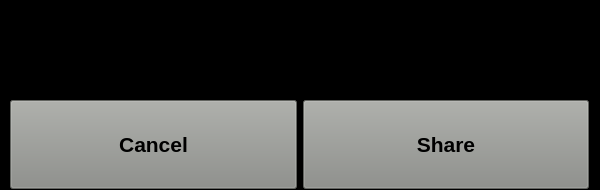
<?xml version="1.0" encoding="UTF-8"?>
<ui version="4.0">
 <class>InterWindow</class>
 <widget class="QWidget" name="InterWindow">
  <property name="geometry">
   <rect>
    <x>0</x>
    <y>0</y>
    <width>600</width>
    <height>190</height>
   </rect>
  </property>
  <property name="windowTitle">
   <string>Form</string>
  </property>
  <widget class="QStackedWidget" name="stackedWidget">
   <property name="geometry">
    <rect>
     <x>0</x>
     <y>0</y>
     <width>600</width>
     <height>190</height>
    </rect>
   </property>
   <property name="styleSheet">
    <string notr="true">background-color: rgb(0, 0, 0);</string>
   </property>
   <property name="currentIndex">
    <number>1</number>
   </property>
   <widget class="QWidget" name="main">
    <widget class="QWidget" name="horizontalLayoutWidget_2">
     <property name="geometry">
      <rect>
       <x>10</x>
       <y>100</y>
       <width>579</width>
       <height>89</height>
      </rect>
     </property>
     <layout class="QHBoxLayout" name="horizontalLayout_2">
      <property name="sizeConstraint">
       <enum>QLayout::SetDefaultConstraint</enum>
      </property>
      <item>
       <widget class="QPushButton" name="pb_img_filt">
        <property name="sizePolicy">
         <sizepolicy hsizetype="Minimum" vsizetype="MinimumExpanding">
          <horstretch>0</horstretch>
          <verstretch>0</verstretch>
         </sizepolicy>
        </property>
        <property name="minimumSize">
         <size>
          <width>0</width>
          <height>0</height>
         </size>
        </property>
        <property name="font">
         <font>
          <pointsize>16</pointsize>
          <bold>true</bold>
         </font>
        </property>
        <property name="toolTip">
         <string/>
        </property>
        <property name="layoutDirection">
         <enum>Qt::LeftToRight</enum>
        </property>
        <property name="styleSheet">
         <string notr="true">color: rgb(0, 0, 0);
background-color: rgb(136, 138, 133);
text-align: center center
/*border: 1px solid rgb(193, 125, 17) */
/*border-color: rgb(193, 125, 17);
border-radius: 5px
*/</string>
        </property>
        <property name="text">
         <string>Image
Filter</string>
        </property>
        <property name="icon">
         <iconset theme="3" resource="resources.qrc">
          <normaloff>:/resources/icons/imgfilt.png</normaloff>:/resources/icons/imgfilt.png</iconset>
        </property>
        <property name="iconSize">
         <size>
          <width>70</width>
          <height>70</height>
         </size>
        </property>
        <property name="default">
         <bool>false</bool>
        </property>
       </widget>
      </item>
      <item>
       <widget class="QPushButton" name="pb_take_pic">
        <property name="sizePolicy">
         <sizepolicy hsizetype="Minimum" vsizetype="MinimumExpanding">
          <horstretch>0</horstretch>
          <verstretch>0</verstretch>
         </sizepolicy>
        </property>
        <property name="minimumSize">
         <size>
          <width>0</width>
          <height>0</height>
         </size>
        </property>
        <property name="font">
         <font>
          <pointsize>16</pointsize>
          <bold>true</bold>
         </font>
        </property>
        <property name="toolTip">
         <string/>
        </property>
        <property name="layoutDirection">
         <enum>Qt::LeftToRight</enum>
        </property>
        <property name="styleSheet">
         <string notr="true">color: rgb(0, 0, 0);
background-color: rgb(136, 138, 133);
text-align: center center
/*border: 1px solid rgb(193, 125, 17) */
/*border-color: rgb(193, 125, 17);
border-radius: 5px
*/</string>
        </property>
        <property name="text">
         <string>Take
Pic</string>
        </property>
        <property name="icon">
         <iconset resource="resources.qrc">
          <normaloff>:/resources/icons/camera.png</normaloff>:/resources/icons/camera.png</iconset>
        </property>
        <property name="iconSize">
         <size>
          <width>70</width>
          <height>70</height>
         </size>
        </property>
        <property name="default">
         <bool>false</bool>
        </property>
       </widget>
      </item>
      <item>
       <widget class="QPushButton" name="pb_create_gif">
        <property name="sizePolicy">
         <sizepolicy hsizetype="Minimum" vsizetype="MinimumExpanding">
          <horstretch>0</horstretch>
          <verstretch>0</verstretch>
         </sizepolicy>
        </property>
        <property name="minimumSize">
         <size>
          <width>0</width>
          <height>0</height>
         </size>
        </property>
        <property name="font">
         <font>
          <pointsize>16</pointsize>
          <bold>true</bold>
         </font>
        </property>
        <property name="toolTip">
         <string/>
        </property>
        <property name="layoutDirection">
         <enum>Qt::LeftToRight</enum>
        </property>
        <property name="styleSheet">
         <string notr="true">color: rgb(0, 0, 0);
background-color: rgb(136, 138, 133);
text-align: center center
/*border: 1px solid rgb(193, 125, 17) */
/*border-color: rgb(193, 125, 17);
border-radius: 5px
*/</string>
        </property>
        <property name="text">
         <string>Create
GIF</string>
        </property>
        <property name="icon">
         <iconset resource="resources.qrc">
          <normaloff>:/resources/icons/gif.png</normaloff>:/resources/icons/gif.png</iconset>
        </property>
        <property name="iconSize">
         <size>
          <width>70</width>
          <height>70</height>
         </size>
        </property>
        <property name="default">
         <bool>false</bool>
        </property>
       </widget>
      </item>
     </layout>
    </widget>
    <widget class="QWidget" name="horizontalLayoutWidget_3">
     <property name="geometry">
      <rect>
       <x>10</x>
       <y>50</y>
       <width>581</width>
       <height>51</height>
      </rect>
     </property>
     <layout class="QHBoxLayout" name="horizontalLayout_3">
      <item>
       <widget class="QLabel" name="label">
        <property name="font">
         <font>
          <pointsize>14</pointsize>
          <bold>true</bold>
         </font>
        </property>
        <property name="text">
         <string>Choose: Hover over the option with:</string>
        </property>
       </widget>
      </item>
      <item>
       <widget class="QLabel" name="label_3">
        <property name="font">
         <font>
          <pointsize>14</pointsize>
          <bold>true</bold>
         </font>
        </property>
        <property name="autoFillBackground">
         <bool>false</bool>
        </property>
        <property name="styleSheet">
         <string notr="true">image: url(:/resources/icons/fist_inverted.png);
/*
background-color: rgb(186, 189, 182);
background-repeat: no-repeat; 
*/</string>
        </property>
        <property name="text">
         <string/>
        </property>
        <property name="alignment">
         <set>Qt::AlignCenter</set>
        </property>
       </widget>
      </item>
      <item>
       <widget class="QLabel" name="label_6">
        <property name="font">
         <font>
          <pointsize>14</pointsize>
          <bold>true</bold>
         </font>
        </property>
        <property name="text">
         <string/>
        </property>
       </widget>
      </item>
     </layout>
     <zorder>label_3</zorder>
     <zorder>label_6</zorder>
     <zorder>label</zorder>
    </widget>
    <widget class="QWidget" name="horizontalLayoutWidget_4">
     <property name="geometry">
      <rect>
       <x>10</x>
       <y>0</y>
       <width>581</width>
       <height>51</height>
      </rect>
     </property>
     <layout class="QHBoxLayout" name="horizontalLayout_4">
      <item>
       <widget class="QPushButton" name="pushButton">
        <property name="toolTip">
         <string>Dummy button to navigate to Normal mode view</string>
        </property>
        <property name="styleSheet">
         <string notr="true">color: rgb(255, 255, 255);
border: 1px solid rgb(193, 125, 17)
/*border-color: rgb(193, 125, 17);
border-radius: 5px
*/</string>
        </property>
        <property name="text">
         <string>Main</string>
        </property>
       </widget>
      </item>
      <item>
       <widget class="QLabel" name="label_2">
        <property name="font">
         <font>
          <pointsize>14</pointsize>
          <bold>true</bold>
         </font>
        </property>
        <property name="text">
         <string/>
        </property>
       </widget>
      </item>
      <item>
       <widget class="QLabel" name="label_4">
        <property name="font">
         <font>
          <pointsize>14</pointsize>
          <bold>true</bold>
         </font>
        </property>
        <property name="autoFillBackground">
         <bool>false</bool>
        </property>
        <property name="styleSheet">
         <string notr="true">/*image: url(:/resources/icons/finger_pointing_inverted.png); */
/*
background-color: rgb(186, 189, 182);
background-repeat: no-repeat; 
*/</string>
        </property>
        <property name="text">
         <string/>
        </property>
        <property name="alignment">
         <set>Qt::AlignCenter</set>
        </property>
       </widget>
      </item>
      <item>
       <widget class="QLabel" name="label_7">
        <property name="font">
         <font>
          <pointsize>14</pointsize>
          <bold>true</bold>
         </font>
        </property>
        <property name="text">
         <string/>
        </property>
       </widget>
      </item>
     </layout>
    </widget>
   </widget>
   <widget class="QWidget" name="pic_opts">
    <widget class="QWidget" name="horizontalLayoutWidget_5">
     <property name="geometry">
      <rect>
       <x>10</x>
       <y>50</y>
       <width>581</width>
       <height>51</height>
      </rect>
     </property>
     <layout class="QHBoxLayout" name="horizontalLayout_25">
      <item>
       <widget class="QLabel" name="label_37">
        <property name="font">
         <font>
          <pointsize>14</pointsize>
          <bold>true</bold>
         </font>
        </property>
        <property name="text">
         <string>Choose: Hover over the option with:</string>
        </property>
       </widget>
      </item>
      <item>
       <widget class="QLabel" name="label_38">
        <property name="font">
         <font>
          <pointsize>14</pointsize>
          <bold>true</bold>
         </font>
        </property>
        <property name="autoFillBackground">
         <bool>false</bool>
        </property>
        <property name="styleSheet">
         <string notr="true">image: url(:/resources/icons/fist_inverted.png);/*
background-color: rgb(186, 189, 182);
background-repeat: no-repeat; 
*/</string>
        </property>
        <property name="text">
         <string/>
        </property>
        <property name="alignment">
         <set>Qt::AlignCenter</set>
        </property>
       </widget>
      </item>
      <item>
       <widget class="QLabel" name="label_39">
        <property name="font">
         <font>
          <pointsize>14</pointsize>
          <bold>true</bold>
         </font>
        </property>
        <property name="text">
         <string/>
        </property>
       </widget>
      </item>
     </layout>
     <zorder>label_38</zorder>
     <zorder>label_39</zorder>
     <zorder>label_37</zorder>
    </widget>
    <widget class="QWidget" name="horizontalLayoutWidget_7">
     <property name="geometry">
      <rect>
       <x>10</x>
       <y>100</y>
       <width>579</width>
       <height>89</height>
      </rect>
     </property>
     <layout class="QHBoxLayout" name="horizontalLayout_27">
      <property name="sizeConstraint">
       <enum>QLayout::SetDefaultConstraint</enum>
      </property>
      <item>
       <widget class="QPushButton" name="pb_pic_cancel">
        <property name="sizePolicy">
         <sizepolicy hsizetype="Minimum" vsizetype="MinimumExpanding">
          <horstretch>0</horstretch>
          <verstretch>0</verstretch>
         </sizepolicy>
        </property>
        <property name="minimumSize">
         <size>
          <width>0</width>
          <height>0</height>
         </size>
        </property>
        <property name="font">
         <font>
          <pointsize>16</pointsize>
          <bold>true</bold>
         </font>
        </property>
        <property name="toolTip">
         <string/>
        </property>
        <property name="layoutDirection">
         <enum>Qt::LeftToRight</enum>
        </property>
        <property name="styleSheet">
         <string notr="true">color: rgb(0, 0, 0);
background-color: rgb(136, 138, 133);
text-align: center center
/*border: 1px solid rgb(193, 125, 17) */
/*border-color: rgb(193, 125, 17);
border-radius: 5px
*/</string>
        </property>
        <property name="text">
         <string>Cancel</string>
        </property>
        <property name="icon">
         <iconset resource="resources.qrc">
          <normaloff>:/resources/icons/cancel.png</normaloff>:/resources/icons/cancel.png</iconset>
        </property>
        <property name="iconSize">
         <size>
          <width>70</width>
          <height>70</height>
         </size>
        </property>
        <property name="default">
         <bool>false</bool>
        </property>
       </widget>
      </item>
      <item>
       <widget class="QPushButton" name="pb_pic_share">
        <property name="sizePolicy">
         <sizepolicy hsizetype="Minimum" vsizetype="MinimumExpanding">
          <horstretch>0</horstretch>
          <verstretch>0</verstretch>
         </sizepolicy>
        </property>
        <property name="minimumSize">
         <size>
          <width>0</width>
          <height>0</height>
         </size>
        </property>
        <property name="font">
         <font>
          <pointsize>16</pointsize>
          <bold>true</bold>
         </font>
        </property>
        <property name="toolTip">
         <string/>
        </property>
        <property name="layoutDirection">
         <enum>Qt::LeftToRight</enum>
        </property>
        <property name="styleSheet">
         <string notr="true">color: rgb(0, 0, 0);
background-color: rgb(136, 138, 133);
text-align: center center
/*border: 1px solid rgb(193, 125, 17) */
/*border-color: rgb(193, 125, 17);
border-radius: 5px
*/</string>
        </property>
        <property name="text">
         <string>Share</string>
        </property>
        <property name="icon">
         <iconset resource="resources.qrc">
          <normaloff>:/resources/icons/share.png</normaloff>:/resources/icons/share.png</iconset>
        </property>
        <property name="iconSize">
         <size>
          <width>70</width>
          <height>70</height>
         </size>
        </property>
        <property name="default">
         <bool>false</bool>
        </property>
       </widget>
      </item>
     </layout>
    </widget>
    <widget class="QWidget" name="horizontalLayoutWidget_8">
     <property name="geometry">
      <rect>
       <x>10</x>
       <y>0</y>
       <width>581</width>
       <height>51</height>
      </rect>
     </property>
     <layout class="QHBoxLayout" name="horizontalLayout_28">
      <item>
       <widget class="QLabel" name="timer_setup">
        <property name="enabled">
         <bool>true</bool>
        </property>
        <property name="font">
         <font>
          <pointsize>24</pointsize>
          <bold>true</bold>
         </font>
        </property>
        <property name="text">
         <string>3</string>
        </property>
        <property name="alignment">
         <set>Qt::AlignCenter</set>
        </property>
       </widget>
      </item>
     </layout>
    </widget>
   </widget>
   <widget class="QWidget" name="gif_opts">
    <widget class="QWidget" name="horizontalLayoutWidget_10">
     <property name="geometry">
      <rect>
       <x>10</x>
       <y>0</y>
       <width>581</width>
       <height>51</height>
      </rect>
     </property>
     <layout class="QHBoxLayout" name="horizontalLayout_30">
      <item>
       <widget class="QLabel" name="label_43">
        <property name="font">
         <font>
          <pointsize>14</pointsize>
          <bold>true</bold>
         </font>
        </property>
        <property name="text">
         <string/>
        </property>
       </widget>
      </item>
      <item>
       <widget class="QLabel" name="label_44">
        <property name="font">
         <font>
          <pointsize>14</pointsize>
          <bold>true</bold>
         </font>
        </property>
        <property name="autoFillBackground">
         <bool>false</bool>
        </property>
        <property name="styleSheet">
         <string notr="true">/*image: url(:/resources/icons/finger_pointing_inverted.png); */
/*
background-color: rgb(186, 189, 182);
background-repeat: no-repeat; 
*/</string>
        </property>
        <property name="text">
         <string/>
        </property>
        <property name="alignment">
         <set>Qt::AlignCenter</set>
        </property>
       </widget>
      </item>
      <item>
       <widget class="QProgressBar" name="progressBar">
        <property name="enabled">
         <bool>true</bool>
        </property>
        <property name="value">
         <number>24</number>
        </property>
       </widget>
      </item>
      <item>
       <widget class="QLabel" name="label_45">
        <property name="font">
         <font>
          <pointsize>14</pointsize>
          <bold>true</bold>
         </font>
        </property>
        <property name="text">
         <string/>
        </property>
       </widget>
      </item>
     </layout>
    </widget>
    <widget class="QWidget" name="horizontalLayoutWidget_11">
     <property name="geometry">
      <rect>
       <x>10</x>
       <y>100</y>
       <width>579</width>
       <height>89</height>
      </rect>
     </property>
     <layout class="QHBoxLayout" name="horizontalLayout_31">
      <property name="sizeConstraint">
       <enum>QLayout::SetDefaultConstraint</enum>
      </property>
      <item>
       <widget class="QPushButton" name="pb_gif_cancel">
        <property name="enabled">
         <bool>true</bool>
        </property>
        <property name="sizePolicy">
         <sizepolicy hsizetype="Minimum" vsizetype="MinimumExpanding">
          <horstretch>0</horstretch>
          <verstretch>0</verstretch>
         </sizepolicy>
        </property>
        <property name="minimumSize">
         <size>
          <width>0</width>
          <height>0</height>
         </size>
        </property>
        <property name="font">
         <font>
          <pointsize>16</pointsize>
          <bold>true</bold>
         </font>
        </property>
        <property name="toolTip">
         <string/>
        </property>
        <property name="layoutDirection">
         <enum>Qt::LeftToRight</enum>
        </property>
        <property name="styleSheet">
         <string notr="true">color: rgb(0, 0, 0);
background-color: rgb(136, 138, 133);
text-align: center center;

/*border: 1px solid rgb(193, 125, 17) */
/*border-color: rgb(193, 125, 17);
border-radius: 5px
*/</string>
        </property>
        <property name="text">
         <string>Cancel</string>
        </property>
        <property name="icon">
         <iconset resource="resources.qrc">
          <normaloff>:/resources/icons/cancel.png</normaloff>:/resources/icons/cancel.png</iconset>
        </property>
        <property name="iconSize">
         <size>
          <width>70</width>
          <height>70</height>
         </size>
        </property>
        <property name="default">
         <bool>false</bool>
        </property>
       </widget>
      </item>
      <item>
       <widget class="QPushButton" name="pb_gif_share">
        <property name="enabled">
         <bool>true</bool>
        </property>
        <property name="sizePolicy">
         <sizepolicy hsizetype="Minimum" vsizetype="MinimumExpanding">
          <horstretch>0</horstretch>
          <verstretch>0</verstretch>
         </sizepolicy>
        </property>
        <property name="minimumSize">
         <size>
          <width>0</width>
          <height>0</height>
         </size>
        </property>
        <property name="font">
         <font>
          <pointsize>16</pointsize>
          <bold>true</bold>
         </font>
        </property>
        <property name="toolTip">
         <string/>
        </property>
        <property name="layoutDirection">
         <enum>Qt::LeftToRight</enum>
        </property>
        <property name="styleSheet">
         <string notr="true">color: rgb(0, 0, 0);
background-color: rgb(136, 138, 133);
text-align: center center
/*border: 1px solid rgb(193, 125, 17) */
/*border-color: rgb(193, 125, 17);
border-radius: 5px
*/</string>
        </property>
        <property name="text">
         <string>Share</string>
        </property>
        <property name="icon">
         <iconset resource="resources.qrc">
          <normaloff>:/resources/icons/share.png</normaloff>:/resources/icons/share.png</iconset>
        </property>
        <property name="iconSize">
         <size>
          <width>70</width>
          <height>70</height>
         </size>
        </property>
        <property name="default">
         <bool>false</bool>
        </property>
       </widget>
      </item>
     </layout>
    </widget>
    <widget class="QWidget" name="horizontalLayoutWidget_12">
     <property name="geometry">
      <rect>
       <x>10</x>
       <y>50</y>
       <width>581</width>
       <height>51</height>
      </rect>
     </property>
     <layout class="QHBoxLayout" name="horizontalLayout_32">
      <item>
       <widget class="QLabel" name="label_46">
        <property name="enabled">
         <bool>true</bool>
        </property>
        <property name="font">
         <font>
          <pointsize>14</pointsize>
          <bold>true</bold>
         </font>
        </property>
        <property name="text">
         <string>Choose: Hover over the option with:</string>
        </property>
       </widget>
      </item>
      <item>
       <widget class="QLabel" name="label_47">
        <property name="enabled">
         <bool>false</bool>
        </property>
        <property name="font">
         <font>
          <pointsize>14</pointsize>
          <bold>true</bold>
         </font>
        </property>
        <property name="autoFillBackground">
         <bool>false</bool>
        </property>
        <property name="styleSheet">
         <string notr="true">/*
enabled:{
image: url(:/resources/icons/finger_pointing_inverted.png);
}
*/
image: url(:/resources/icons/fist_inverted.png);/*
background-color: rgb(186, 189, 182);
background-repeat: no-repeat; 
*/</string>
        </property>
        <property name="text">
         <string/>
        </property>
        <property name="alignment">
         <set>Qt::AlignCenter</set>
        </property>
       </widget>
      </item>
      <item>
       <widget class="QLabel" name="label_48">
        <property name="font">
         <font>
          <pointsize>14</pointsize>
          <bold>true</bold>
         </font>
        </property>
        <property name="text">
         <string/>
        </property>
       </widget>
      </item>
     </layout>
     <zorder>label_47</zorder>
     <zorder>label_48</zorder>
     <zorder>label_46</zorder>
    </widget>
   </widget>
  </widget>
 </widget>
 <resources>
  <include location="resources.qrc"/>
 </resources>
 <connections/>
</ui>
